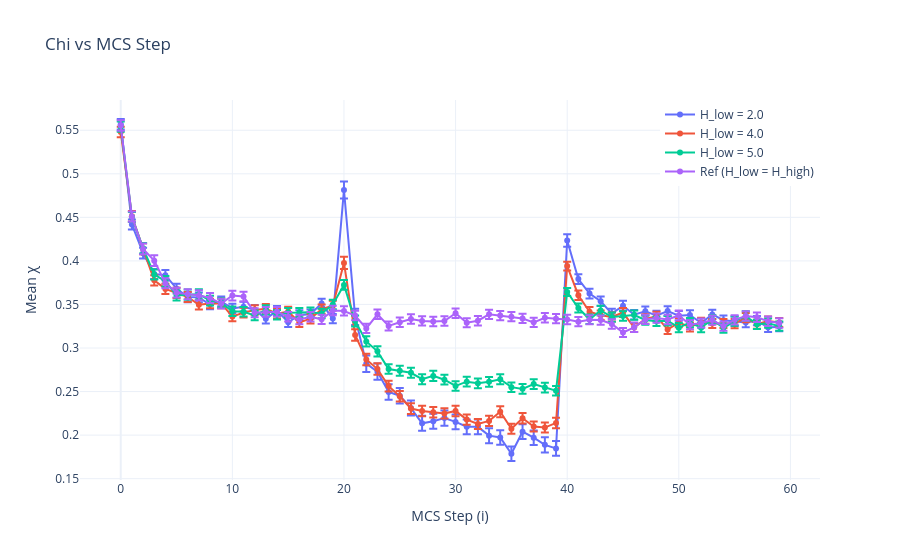

This figure's notebook cell:
### Code cell
import plotly.graph_objects as go

# n_cycles = 1200  # Adjust if needed
fig = go.Figure()

# Sort by numeric H_low extracted from the filename
csv_files = sorted(csv_files, key=lambda f: float(re.search(r'H_low([0-9.]+)\.csv', f).group(1)))

for file in csv_files:
    # Extract H_low from filename
    match = re.search(r'H_low([0-9.]+)\.csv', file)
    if not match:
        continue
    H_low_val = float(match.group(1))

    # Load CSV
    df_all = pd.read_csv(file)

    # Group and compute mean & SEM
    grouped = df_all.groupby(['i', 'Ht']).agg(
        chi_mean=('chi', 'mean'),
        chi_std=("chi", lambda x: x.std(ddof=1) / np.sqrt(len(x)))
    ).reset_index()

    # grouped['chi_sem'] = grouped['chi_std'] / (n_cycles ** 0.5)

    # Add trace for this H_low
    fig.add_trace(go.Scatter(
        x=grouped["i"],
        y=grouped["chi_mean"],
        error_y=dict(
            type="data",
            array=grouped["chi_std"],
            visible=True
        ),
        mode="lines+markers",
        name=f"H_low = {H_low_val}" if H_low_val != 6.0 else "Ref (H_low = H_high)",
        hovertemplate=f"H_low={H_low_val}<br>i=%{{x}}<br>χ=%{{y:.3f}}<extra></extra>"
    ))

# Final layout
fig.update_layout(
    title="Chi vs MCS Step",
    xaxis_title="MCS Step (i)",
    yaxis_title="Mean χ",
    template="plotly_white",
    legend=dict(
        x=1,
        y=1,
        xanchor="right",
        yanchor="top"
    )
)

fig.write_html(f'negative_field_cycle_dim{dim}_H_high6.html')
fig.show()
